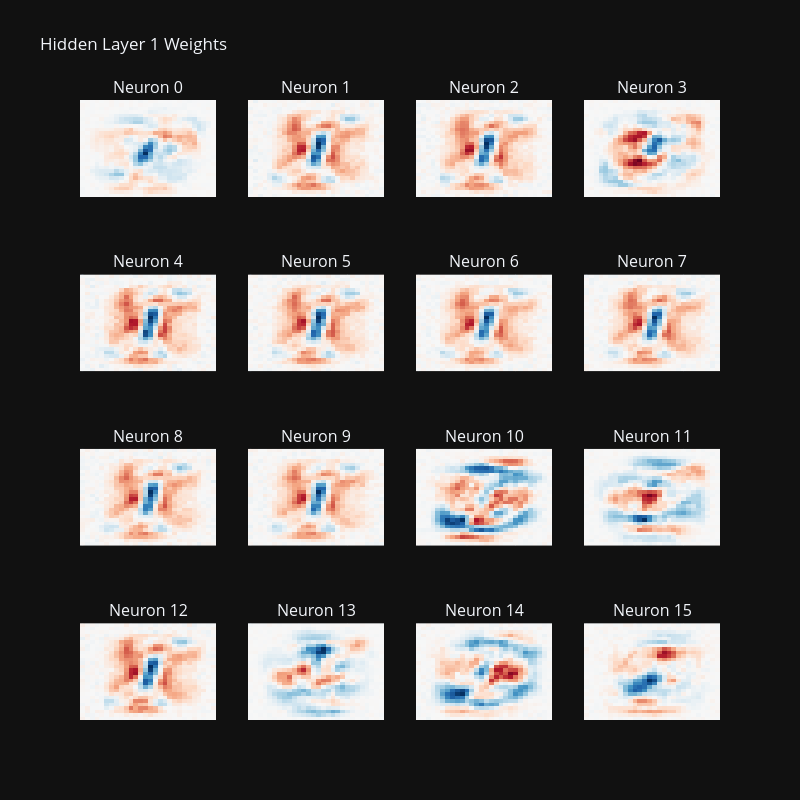

Write notebook code for a chart like this one.
### Code cell
fig = make_subplots(rows=4, cols=4, 
                        subplot_titles=[f"Neuron {i}" for i in range(16)])

for i in range(16):
    neuron_weights = W1[i].reshape(28, 28)
    
    trace = go.Heatmap(
        z=neuron_weights, 
        colorscale='RdBu',
        zmid=0,    
        showscale=False
    )
    
    row = (i // 4) + 1
    col = (i % 4) + 1
    fig.add_trace(trace, row=row, col=col)

fig.update_layout(height=800, width=800, title_text="Hidden Layer 1 Weights")
fig.update_xaxes(showticklabels=False)
fig.update_yaxes(showticklabels=False, autorange='reversed')
fig.show()

### Figure 1 — Plotly figure (JSON) as saved in the notebook; plotly's stock layout.template omitted (floating-point values rounded to 4 significant figures; data arrays with more than 128 entries replaced by an {"elided": "..."} marker saying what was removed)
{"data": [{"colorscale": [[0, "rgb(103,0,31)"], [0.1, "rgb(178,24,43)"], [0.2, "rgb(214,96,77)"], [0.3, "rgb(244,165,130)"], [0.4, "rgb(253,219,199)"], [0.5, "rgb(247,247,247)"], [0.6, "rgb(209,229,240)"], [0.7, "rgb(146,197,222)"], [0.8, "rgb(67,147,195)"], [0.9, "rgb(33,102,172)"], [1, "rgb(5,48,97)"]], "showscale": false, "type": "heatmap", "xaxis": "x", "yaxis": "y", "z": {"elided": "28x28 float values"}, "zmid": 0}, {"colorscale": [[0, "rgb(103,0,31)"], [0.1, "rgb(178,24,43)"], [0.2, "rgb(214,96,77)"], [0.3, "rgb(244,165,130)"], [0.4, "rgb(253,219,199)"], [0.5, "rgb(247,247,247)"], [0.6, "rgb(209,229,240)"], [0.7, "rgb(146,197,222)"], [0.8, "rgb(67,147,195)"], [0.9, "rgb(33,102,172)"], [1, "rgb(5,48,97)"]], "showscale": false, "type": "heatmap", "xaxis": "x2", "yaxis": "y2", "z": {"elided": "28x28 float values"}, "zmid": 0}, {"colorscale": [[0, "rgb(103,0,31)"], [0.1, "rgb(178,24,43)"], [0.2, "rgb(214,96,77)"], [0.3, "rgb(244,165,130)"], [0.4, "rgb(253,219,199)"], [0.5, "rgb(247,247,247)"], [0.6, "rgb(209,229,240)"], [0.7, "rgb(146,197,222)"], [0.8, "rgb(67,147,195)"], [0.9, "rgb(33,102,172)"], [1, "rgb(5,48,97)"]], "showscale": false, "type": "heatmap", "xaxis": "x3", "yaxis": "y3", "z": {"elided": "28x28 float values"}, "zmid": 0}, {"colorscale": [[0, "rgb(103,0,31)"], [0.1, "rgb(178,24,43)"], [0.2, "rgb(214,96,77)"], [0.3, "rgb(244,165,130)"], [0.4, "rgb(253,219,199)"], [0.5, "rgb(247,247,247)"], [0.6, "rgb(209,229,240)"], [0.7, "rgb(146,197,222)"], [0.8, "rgb(67,147,195)"], [0.9, "rgb(33,102,172)"], [1, "rgb(5,48,97)"]], "showscale": false, "type": "heatmap", "xaxis": "x4", "yaxis": "y4", "z": {"elided": "28x28 float values"}, "zmid": 0}, {"colorscale": [[0, "rgb(103,0,31)"], [0.1, "rgb(178,24,43)"], [0.2, "rgb(214,96,77)"], [0.3, "rgb(244,165,130)"], [0.4, "rgb(253,219,199)"], [0.5, "rgb(247,247,247)"], [0.6, "rgb(209,229,240)"], [0.7, "rgb(146,197,222)"], [0.8, "rgb(67,147,195)"], [0.9, "rgb(33,102,172)"], [1, "rgb(5,48,97)"]], "showscale": false, "type": "heatmap", "xaxis": "x5", "yaxis": "y5", "z": {"elided": "28x28 float values"}, "zmid": 0}, {"colorscale": [[0, "rgb(103,0,31)"], [0.1, "rgb(178,24,43)"], [0.2, "rgb(214,96,77)"], [0.3, "rgb(244,165,130)"], [0.4, "rgb(253,219,199)"], [0.5, "rgb(247,247,247)"], [0.6, "rgb(209,229,240)"], [0.7, "rgb(146,197,222)"], [0.8, "rgb(67,147,195)"], [0.9, "rgb(33,102,172)"], [1, "rgb(5,48,97)"]], "showscale": false, "type": "heatmap", "xaxis": "x6", "yaxis": "y6", "z": {"elided": "28x28 float values"}, "zmid": 0}, {"colorscale": [[0, "rgb(103,0,31)"], [0.1, "rgb(178,24,43)"], [0.2, "rgb(214,96,77)"], [0.3, "rgb(244,165,130)"], [0.4, "rgb(253,219,199)"], [0.5, "rgb(247,247,247)"], [0.6, "rgb(209,229,240)"], [0.7, "rgb(146,197,222)"], [0.8, "rgb(67,147,195)"], [0.9, "rgb(33,102,172)"], [1, "rgb(5,48,97)"]], "showscale": false, "type": "heatmap", "xaxis": "x7", "yaxis": "y7", "z": {"elided": "28x28 float values"}, "zmid": 0}, {"colorscale": [[0, "rgb(103,0,31)"], [0.1, "rgb(178,24,43)"], [0.2, "rgb(214,96,77)"], [0.3, "rgb(244,165,130)"], [0.4, "rgb(253,219,199)"], [0.5, "rgb(247,247,247)"], [0.6, "rgb(209,229,240)"], [0.7, "rgb(146,197,222)"], [0.8, "rgb(67,147,195)"], [0.9, "rgb(33,102,172)"], [1, "rgb(5,48,97)"]], "showscale": false, "type": "heatmap", "xaxis": "x8", "yaxis": "y8", "z": {"elided": "28x28 float values"}, "zmid": 0}, {"colorscale": [[0, "rgb(103,0,31)"], [0.1, "rgb(178,24,43)"], [0.2, "rgb(214,96,77)"], [0.3, "rgb(244,165,130)"], [0.4, "rgb(253,219,199)"], [0.5, "rgb(247,247,247)"], [0.6, "rgb(209,229,240)"], [0.7, "rgb(146,197,222)"], [0.8, "rgb(67,147,195)"], [0.9, "rgb(33,102,172)"], [1, "rgb(5,48,97)"]], "showscale": false, "type": "heatmap", "xaxis": "x9", "yaxis": "y9", "z": {"elided": "28x28 float values"}, "zmid": 0}, {"colorscale": [[0, "rgb(103,0,31)"], [0.1, "rgb(178,24,43)"], [0.2, "rgb(214,96,77)"], [0.3, "rgb(244,165,130)"], [0.4, "rgb(253,219,199)"], [0.5, "rgb(247,247,247)"], [0.6, "rgb(209,229,240)"], [0.7, "rgb(146,197,222)"], [0.8, "rgb(67,147,195)"], [0.9, "rgb(33,102,172)"], [1, "rgb(5,48,97)"]], "showscale": false, "type": "heatmap", "xaxis": "x10", "yaxis": "y10", "z": {"elided": "28x28 float values"}, "zmid": 0}, {"colorscale": [[0, "rgb(103,0,31)"], [0.1, "rgb(178,24,43)"], [0.2, "rgb(214,96,77)"], [0.3, "rgb(244,165,130)"], [0.4, "rgb(253,219,199)"], [0.5, "rgb(247,247,247)"], [0.6, "rgb(209,229,240)"], [0.7, "rgb(146,197,222)"], [0.8, "rgb(67,147,195)"], [0.9, "rgb(33,102,172)"], [1, "rgb(5,48,97)"]], "showscale": false, "type": "heatmap", "xaxis": "x11", "yaxis": "y11", "z": {"elided": "28x28 float values"}, "zmid": 0}, {"colorscale": [[0, "rgb(103,0,31)"], [0.1, "rgb(178,24,43)"], [0.2, "rgb(214,96,77)"], [0.3, "rgb(244,165,130)"], [0.4, "rgb(253,219,199)"], [0.5, "rgb(247,247,247)"], [0.6, "rgb(209,229,240)"], [0.7, "rgb(146,197,222)"], [0.8, "rgb(67,147,195)"], [0.9, "rgb(33,102,172)"], [1, "rgb(5,48,97)"]], "showscale": false, "type": "heatmap", "xaxis": "x12", "yaxis": "y12", "z": {"elided": "28x28 float values"}, "zmid": 0}, {"colorscale": [[0, "rgb(103,0,31)"], [0.1, "rgb(178,24,43)"], [0.2, "rgb(214,96,77)"], [0.3, "rgb(244,165,130)"], [0.4, "rgb(253,219,199)"], [0.5, "rgb(247,247,247)"], [0.6, "rgb(209,229,240)"], [0.7, "rgb(146,197,222)"], [0.8, "rgb(67,147,195)"], [0.9, "rgb(33,102,172)"], [1, "rgb(5,48,97)"]], "showscale": false, "type": "heatmap", "xaxis": "x13", "yaxis": "y13", "z": {"elided": "28x28 float values"}, "zmid": 0}, {"colorscale": [[0, "rgb(103,0,31)"], [0.1, "rgb(178,24,43)"], [0.2, "rgb(214,96,77)"], [0.3, "rgb(244,165,130)"], [0.4, "rgb(253,219,199)"], [0.5, "rgb(247,247,247)"], [0.6, "rgb(209,229,240)"], [0.7, "rgb(146,197,222)"], [0.8, "rgb(67,147,195)"], [0.9, "rgb(33,102,172)"], [1, "rgb(5,48,97)"]], "showscale": false, "type": "heatmap", "xaxis": "x14", "yaxis": "y14", "z": {"elided": "28x28 float values"}, "zmid": 0}, {"colorscale": [[0, "rgb(103,0,31)"], [0.1, "rgb(178,24,43)"], [0.2, "rgb(214,96,77)"], [0.3, "rgb(244,165,130)"], [0.4, "rgb(253,219,199)"], [0.5, "rgb(247,247,247)"], [0.6, "rgb(209,229,240)"], [0.7, "rgb(146,197,222)"], [0.8, "rgb(67,147,195)"], [0.9, "rgb(33,102,172)"], [1, "rgb(5,48,97)"]], "showscale": false, "type": "heatmap", "xaxis": "x15", "yaxis": "y15", "z": {"elided": "28x28 float values"}, "zmid": 0}, {"colorscale": [[0, "rgb(103,0,31)"], [0.1, "rgb(178,24,43)"], [0.2, "rgb(214,96,77)"], [0.3, "rgb(244,165,130)"], [0.4, "rgb(253,219,199)"], [0.5, "rgb(247,247,247)"], [0.6, "rgb(209,229,240)"], [0.7, "rgb(146,197,222)"], [0.8, "rgb(67,147,195)"], [0.9, "rgb(33,102,172)"], [1, "rgb(5,48,97)"]], "showscale": false, "type": "heatmap", "xaxis": "x16", "yaxis": "y16", "z": {"elided": "28x28 float values"}, "zmid": 0}], "layout": {"annotations": [{"font": {"size": 16}, "showarrow": false, "text": "Neuron 0", "x": 0.1062, "xanchor": "center", "xref": "paper", "y": 1, "yanchor": "bottom", "yref": "paper"}, {"font": {"size": 16}, "showarrow": false, "text": "Neuron 1", "x": 0.3688, "xanchor": "center", "xref": "paper", "y": 1, "yanchor": "bottom", "yref": "paper"}, {"font": {"size": 16}, "showarrow": false, "text": "Neuron 2", "x": 0.6313, "xanchor": "center", "xref": "paper", "y": 1, "yanchor": "bottom", "yref": "paper"}, {"font": {"size": 16}, "showarrow": false, "text": "Neuron 3", "x": 0.8938, "xanchor": "center", "xref": "paper", "y": 1, "yanchor": "bottom", "yref": "paper"}, {"font": {"size": 16}, "showarrow": false, "text": "Neuron 4", "x": 0.1062, "xanchor": "center", "xref": "paper", "y": 0.7188, "yanchor": "bottom", "yref": "paper"}, {"font": {"size": 16}, "showarrow": false, "text": "Neuron 5", "x": 0.3688, "xanchor": "center", "xref": "paper", "y": 0.7188, "yanchor": "bottom", "yref": "paper"}, {"font": {"size": 16}, "showarrow": false, "text": "Neuron 6", "x": 0.6313, "xanchor": "center", "xref": "paper", "y": 0.7188, "yanchor": "bottom", "yref": "paper"}, {"font": {"size": 16}, "showarrow": false, "text": "Neuron 7", "x": 0.8938, "xanchor": "center", "xref": "paper", "y": 0.7188, "yanchor": "bottom", "yref": "paper"}, {"font": {"size": 16}, "showarrow": false, "text": "Neuron 8", "x": 0.1062, "xanchor": "center", "xref": "paper", "y": 0.4375, "yanchor": "bottom", "yref": "paper"}, {"font": {"size": 16}, "showarrow": false, "text": "Neuron 9", "x": 0.3688, "xanchor": "center", "xref": "paper", "y": 0.4375, "yanchor": "bottom", "yref": "paper"}, {"font": {"size": 16}, "showarrow": false, "text": "Neuron 10", "x": 0.6313, "xanchor": "center", "xref": "paper", "y": 0.4375, "yanchor": "bottom", "yref": "paper"}, {"font": {"size": 16}, "showarrow": false, "text": "Neuron 11", "x": 0.8938, "xanchor": "center", "xref": "paper", "y": 0.4375, "yanchor": "bottom", "yref": "paper"}, {"font": {"size": 16}, "showarrow": false, "text": "Neuron 12", "x": 0.1062, "xanchor": "center", "xref": "paper", "y": 0.1562, "yanchor": "bottom", "yref": "paper"}, {"font": {"size": 16}, "showarrow": false, "text": "Neuron 13", "x": 0.3688, "xanchor": "center", "xref": "paper", "y": 0.1562, "yanchor": "bottom", "yref": "paper"}, {"font": {"size": 16}, "showarrow": false, "text": "Neuron 14", "x": 0.6313, "xanchor": "center", "xref": "paper", "y": 0.1562, "yanchor": "bottom", "yref": "paper"}, {"font": {"size": 16}, "showarrow": false, "text": "Neuron 15", "x": 0.8938, "xanchor": "center", "xref": "paper", "y": 0.1562, "yanchor": "bottom", "yref": "paper"}], "height": 800, "title": {"text": "Hidden Layer 1 Weights"}, "width": 800, "xaxis": {"anchor": "y", "domain": [0, 0.2125], "showticklabels": false}, "xaxis10": {"anchor": "y10", "domain": [0.2625, 0.475], "showticklabels": false}, "xaxis11": {"anchor": "y11", "domain": [0.525, 0.7375], "showticklabels": false}, "xaxis12": {"anchor": "y12", "domain": [0.7875, 1], "showticklabels": false}, "xaxis13": {"anchor": "y13", "domain": [0, 0.2125], "showticklabels": false}, "xaxis14": {"anchor": "y14", "domain": [0.2625, 0.475], "showticklabels": false}, "xaxis15": {"anchor": "y15", "domain": [0.525, 0.7375], "showticklabels": false}, "xaxis16": {"anchor": "y16", "domain": [0.7875, 1], "showticklabels": false}, "xaxis2": {"anchor": "y2", "domain": [0.2625, 0.475], "showticklabels": false}, "xaxis3": {"anchor": "y3", "domain": [0.525, 0.7375], "showticklabels": false}, "xaxis4": {"anchor": "y4", "domain": [0.7875, 1], "showticklabels": false}, "xaxis5": {"anchor": "y5", "domain": [0, 0.2125], "showticklabels": false}, "xaxis6": {"anchor": "y6", "domain": [0.2625, 0.475], "showticklabels": false}, "xaxis7": {"anchor": "y7", "domain": [0.525, 0.7375], "showticklabels": false}, "xaxis8": {"anchor": "y8", "domain": [0.7875, 1], "showticklabels": false}, "xaxis9": {"anchor": "y9", "domain": [0, 0.2125], "showticklabels": false}, "yaxis": {"anchor": "x", "autorange": "reversed", "domain": [0.8438, 1], "showticklabels": false}, "yaxis10": {"anchor": "x10", "autorange": "reversed", "domain": [0.2812, 0.4375], "showticklabels": false}, "yaxis11": {"anchor": "x11", "autorange": "reversed", "domain": [0.2812, 0.4375], "showticklabels": false}, "yaxis12": {"anchor": "x12", "autorange": "reversed", "domain": [0.2812, 0.4375], "showticklabels": false}, "yaxis13": {"anchor": "x13", "autorange": "reversed", "domain": [0, 0.1562], "showticklabels": false}, "yaxis14": {"anchor": "x14", "autorange": "reversed", "domain": [0, 0.1562], "showticklabels": false}, "yaxis15": {"anchor": "x15", "autorange": "reversed", "domain": [0, 0.1562], "showticklabels": false}, "yaxis16": {"anchor": "x16", "autorange": "reversed", "domain": [0, 0.1562], "showticklabels": false}, "yaxis2": {"anchor": "x2", "autorange": "reversed", "domain": [0.8438, 1], "showticklabels": false}, "yaxis3": {"anchor": "x3", "autorange": "reversed", "domain": [0.8438, 1], "showticklabels": false}, "yaxis4": {"anchor": "x4", "autorange": "reversed", "domain": [0.8438, 1], "showticklabels": false}, "yaxis5": {"anchor": "x5", "autorange": "reversed", "domain": [0.5625, 0.7188], "showticklabels": false}, "yaxis6": {"anchor": "x6", "autorange": "reversed", "domain": [0.5625, 0.7188], "showticklabels": false}, "yaxis7": {"anchor": "x7", "autorange": "reversed", "domain": [0.5625, 0.7188], "showticklabels": false}, "yaxis8": {"anchor": "x8", "autorange": "reversed", "domain": [0.5625, 0.7188], "showticklabels": false}, "yaxis9": {"anchor": "x9", "autorange": "reversed", "domain": [0.2812, 0.4375], "showticklabels": false}}}
